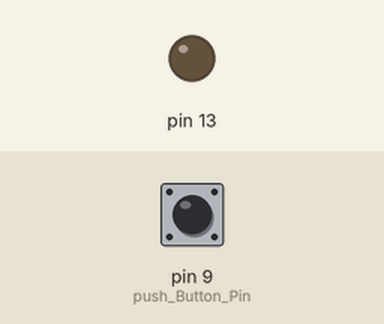
This sketch was run on a simulated Arduino Uno, built with avr-gcc and run on an emulated ATmega328P. On the bench: output pins drawn as LEDs (lit = HIGH). The inputs (shaded band) are chosen by the test bench; at power-on: pin 9 (push_Button_Pin) HIGH. What the sketch prints to the serial monitor is not drawn.

Above: at 1.2 s.
1.3 s: pin 9 (push_Button_Pin) pulled LOW for 0.15 s
At 1.38 s:
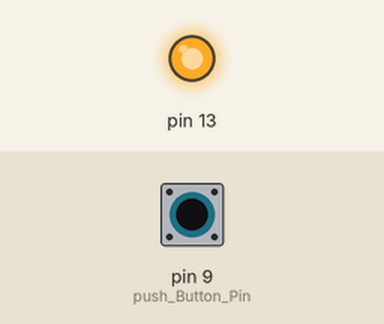
2.9 s: pin 9 (push_Button_Pin) pulled LOW for 3.2 s
At 6.5 s:
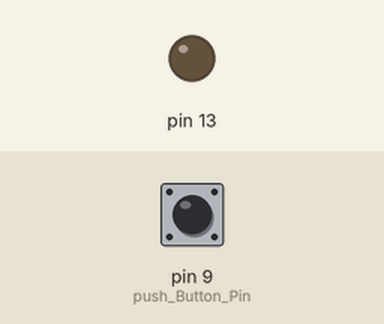
Timing chart, 0 to 8.0 s (numbered marks = the images above; inputs shaded):
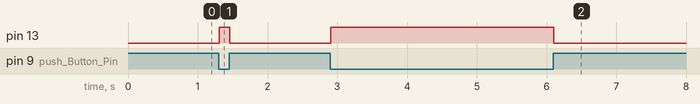

The sketch:

push_button_test_cpp.ino
```cpp
// the button is wired to this pin and ground
const int push_Button_Pin = 9;

void setup() {
  //start serial connection
  Serial.begin(9600);
  pinMode(push_Button_Pin, INPUT_PULLUP);
  pinMode(13, OUTPUT);

}

void loop() {
  //read the pushbutton value into a variable
  int sensorVal = digitalRead(push_Button_Pin);
  //print out the value of the pushbutton
  Serial.println(sensorVal);

  // Keep in mind the pullup means the pushbutton's
  // logic is inverted. It goes HIGH when it's open,
  // and LOW when it's pressed. Turn on pin 13 when the
  // button's pressed, and off when it's not:
  if (sensorVal == HIGH) {
    digitalWrite(13, LOW);
  }
  else {
    digitalWrite(13, HIGH);
  }
}
```

Measured:
- after the input at 1.3 s, pin 13: LOW → HIGH at once, → LOW 0.15 s later
- after the input at 2.9 s, pin 13: LOW → HIGH at once, → LOW 3.2 s later
